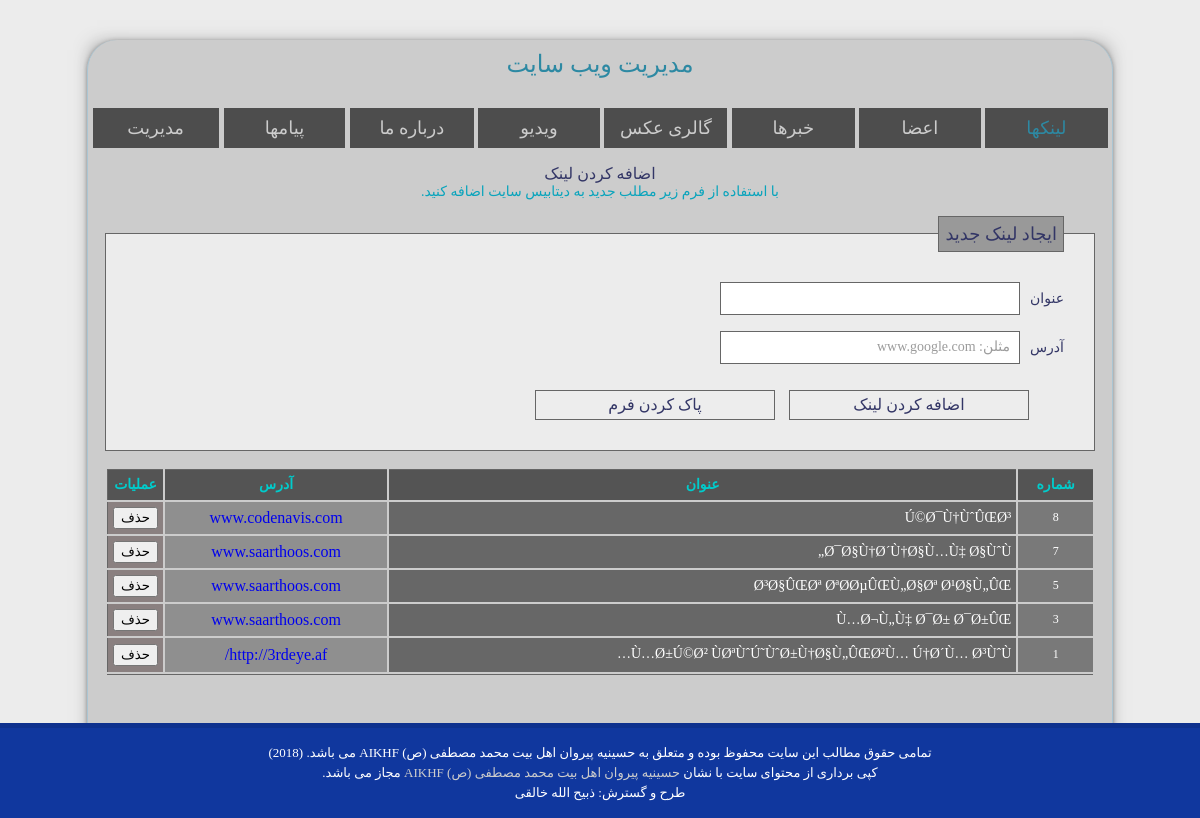
/admin/links_add.php (signed in), run on the app's committed database.
### tables this page shows
CREATE TABLE IF NOT EXISTS `flinks` (
  `id` int(5) NOT NULL AUTO_INCREMENT,
  `title` varchar(50) NOT NULL,
  `url` varchar(500) NOT NULL,
  PRIMARY KEY (`id`)
);

### admin/links_add.php (the view, shortened to what this page needs)
<html>
<head>
<link rel="stylesheet" type="text/css" href="../css/admin_pages.css" />
</head>
<body leftmargin="0" topmargin="0" marginwidth="0" marginheight="0">
<table class="Table_01" width="1024" border="0" cellpadding="0" cellspacing="0" align="center">
	<tr>
	    <td align="center" width="1024" class="content">
        <div class="header">
             <div class="table-header">
             <h2>مدیریت ویب سایت</h2>
             </div>
        </div>
          <?php include 'sec-nav.php'; ?>
      <div class="separator">
     <p align="center" class="cont_text" dir="rtl">اضافه کردن لینک <br><span>با استفاده از فرم زیر مطلب جدید به دیتابیس سایت اضافه کنید. </span></p>
       <div align="right" dir="rtl" >
         <form action="<?php $_SERVER['PHP_SELF'] ?>" method="post" >
             <fieldset class="form">
              <legend> ایجاد لینک جدید</legend>
                  <label  for="title">عنوان</span></label> &nbsp;
                  <input type="text" name="title"  class="form-input" id="form-input"  required>
                  <br><br>
                  <label  for="url">آدرس</span></label> &nbsp;
                  <input type="text" name="url"  class="form-input" id="form-input" placeholder=" مثلن: www.google.com  " required >
                  <br><br>&nbsp; &nbsp;&nbsp; &nbsp;&nbsp; &nbsp;
                  <input type="submit" name="submit" value="اضافه کردن لینک" id="button" />&nbsp; &nbsp;
                 <input type="reset" name="reset" value="پاک کردن فرم" id="button" />
            </fieldset>
        </form>
      </div>
	  <?php
          $select = mysql_query("SELECT * from flinks ORDER BY id DESC");
	       ?>
      <form action="<?php $_SERVER['PHP_SELF'] ?>" method="post">
          <table id="sql_table" cellpadding="5" dir="rtl">
              <tr class="sql_ctable-th">
                  <th class="bordert">شماره</th>
                  <th class="bordert">عنوان</th>
                  <th class="bordert">آدرس</th>
                  <th class="bordert" id="borderl" colspan="2">عملیات</th>
                  <?php
					  while($row = mysql_fetch_array($select))
					  {
                  ?>
                  <?php $id = $row['id'] ?>
              <tr class="sql_ctable-td">
                  <td id="id"><?php echo $row['id']; ?></td>
                  <td id="des"><?php echo $row['title']; ?></td>
                  <td id="url"><a href="<?php echo $row['url']; ?>"><?php echo $row['url']; ?></a></td>
                  <td id="delete" class="borderl" id="borderb" width="15"> <?php echo"<a href ='links_del.php?id=$id'><input type='button'id='del-n-edit' value='حذف' title='Deletes data from database'></a>";?></td>
             </tr>
             <?php } ?>
             <td class="bordert" colspan="6"></td>
          </table>
      </form>
        </div>
     </td>
   </tr>
</table>
    <?php
	include 'footer.php';
	?>
</body>
</html>

### css/admin_pages.css (style rules this page uses)
body { background-color:#ECECEC; font-family:Tahoma;font-size:12px; color:#000000 }
.Table_01 { width:1024px; height:auto; top:40; padding-top:0px; }
.Table_01 { border-top-left-radius:30px; border-top-right-radius:30px; position:relative; -webkit-box-shadow:0 1px 4px rgba(0, 0, 0, 0.3), 0 0 40px rgba(0, 0, 0, 0.1) inset; -moz-box-shadow:0 1px 4px rgba(0, 0, 0, 0.3), 0 0 40px rgba(0, 0, 0, 0.1) inset; box-shadow:0 1px 4px rgba(0, 0, 0, 0.3), 0 0 40px rgba(0, 0, 0, 0.1) inset; }
.Table_01:before, .Table_01:after { content:""; position:absolute; z-index:-1; -webkit-box-shadow:0 0 20px rgba(0,0,0,0.8); -moz-box-shadow:0 0 20px rgba(0,0,0,0.8); box-shadow:0 0 20px rgba(0,0,0,0.8); top:10; bottom:10; left:10px; right:10px; }
.Table_01:after { right:10px; left:auto; -webkit-transform:skew(8deg) rotate(3deg); -moz-transform:skew(8deg) rotate(3deg); -ms-transform:skew(8deg) rotate(3deg); -o-transform:skew(8deg) rotate(3deg); transform:skew(8deg) rotate(3deg); }
.header { border-top-left-radius:30px; border-top-right-radius:30px; margin:0px; padding:0px; clear:both; }
.table-header h2 { font-family:'B_Mitra_Bold'; color:#2d89a3; padding:10px; font-weight:lighter; border-top-left-radius:30px; border-top-right-radius:30px; }
.content { background-color:#CCCCCC; color:#000000; font-family:Tahoma; font-size:16px; border:solid thin; border-top-left-radius:30px; border-top-right-radius:30px; border-color:#aac5d3; overflow: visible; border-bottom:none; border-top:none; padding-bottom:60px; clear:both; }
.cont_text { font-family:'B_Mitra_Bold', Tahoma; color:#333666; font-size:16px; font-weight:lighter; }
.cont_text span { font-family:'B_Mitra_Bold-', Tahoma; font-size:14px; }
span { color:#09a4bc; }
.separator { min-height:500px; }
.form { background:#ECECEC; margin-left:17px; margin-right:17px; max-width:1000px; padding:30px; border:solid thin #666; font-family:'B_Mitra_Bold-', Tahoma; color:#333666; font-size:14px; }
legend { background:#999;padding:6px; border:solid thin #666; font-family:'B_Mitra_Bold', Tahoma; font-size:larger; color:#333666; font-size:18px; }
.form-input { color:#333666; background:white; height: 33px; border: solid thin #666; font-family:'B_Mitra_Bold-', Tahoma; padding-right:5px; font-size: 14px; width:205px; }
#form-input { width:300px; }
#button { background: rgba(240,240,240,0.2); color: #CCCCCC; width:240px; height:30px; border:solid thin #666; margin-top:10px; font-family:'B_Mitra_Bold', Tahoma; font-size:12px; font-size: medium; color:#333666; }
#sql_table { margin-left:17px; margin-right:17px; font-family:Tahoma; color:#FFF; max-width:990px; min-width:990px; overflow: hidden; }
.sql_ctable-td { border:thin #666666; border-style:solid; text-align:center; background:rgba(0,0,0,0.3); color:#FFF; max-width:1000px; overflow: hidden; }
.sql_ctable-th { color:#00CCCC; background:rgba(5,5,5,0.6);line-height:20px; font-family: 'B_Mitra_Bold', Tahoma; font-size:14px; font-weight:lighter; overflow: hidden; }
#id { background:rgba(100,100,100,0.5); font-family:Tahoma; font-size:12px; }
#des { background:rgba(10,10,10,0.3); text-align: start; overflow: hidden;font-family:Tahoma; font-size:14px; }
#delete { background:rgba(100,0,0,0.1); font-family: 'B_Mitra_Bold', Tahoma; font-size:14px; color:#333666; }
#del-n-edit { font-family: 'B_Mitra_Bold-', Tahoma; }
.bordert { border-top: solid thin #666; }
.borderl { border-left: solid thin #666; }
#borderl { border-left: solid thin #666; }

### admin/footer.php (style rules this page uses)
a { text-decoration:none; }

### data on the page
flinks: id "8", title "Ú©Ø¯Ù†ÙˆÛŒØ³", url "www.codenavis.com"
flinks: id "7", title "Ø¯Ø§Ù†Ø´Ù†Ø§Ù…Ù‡ Ø§ÙˆÙ„", url "www.saarthoos.com"
flinks: id "5", title "Ø³Ø§ÛŒØª ØªØ­ØµÛŒÙ„Ø§Øª Ø¹Ø§Ù„ÛŒ", url "www.saarthoos.com"
flinks: id "3", title "Ù…Ø¬Ù„Ù‡ Ø¯Ø± Ø¯Ø±ÛŒ", url "www.saarthoos.com"
flinks: id "1", title "Ù…Ø±Ú©Ø² ÙØªÙˆÚ˜ÙˆØ±Ù†Ø§Ù„ÛŒØ²Ù… Ú†Ø´Ù… Ø³ÙˆÙ…", url "http://3rdeye.af/"
